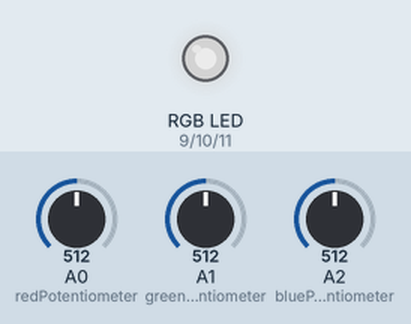
This sketch was run on a simulated Arduino Uno, built with avr-gcc and run on an emulated ATmega328P. Shown: an RGB LED mixed from three pins (HIGH = lit). Inputs (shaded band) come from the test bench; at power-on: A0 (redPotentiometer) = 512, A1 (greenPotentiometer) = 512, A2 (bluePotentiometer) = 512. Dim RGB values are drawn brighter than linear.

Above: at 1.2 s.
1.3 s: A0 (redPotentiometer) set to 716
At 2.4 s:
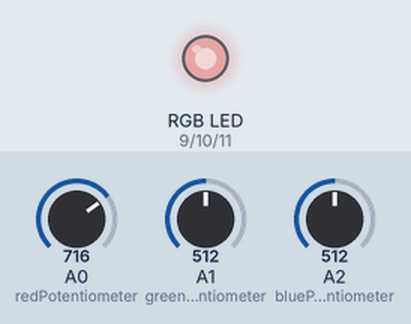
2.8 s: A1 (greenPotentiometer) set to 716
At 3.5 s:
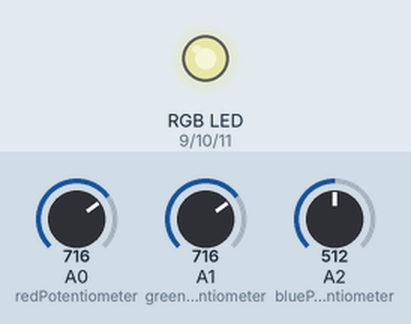
4.3 s: A2 (bluePotentiometer) set to 716
At 4.6 s:
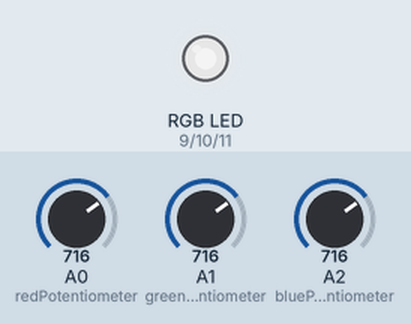
5.8 s: A0 (redPotentiometer) set to 900
At 7.0 s:
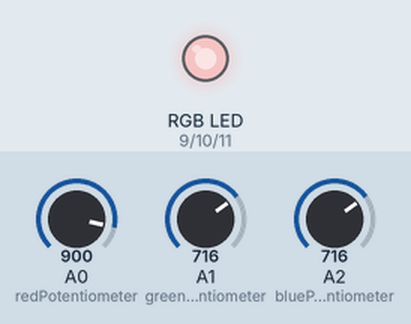
7.3 s: A1 (greenPotentiometer) set to 900
At 8.1 s:
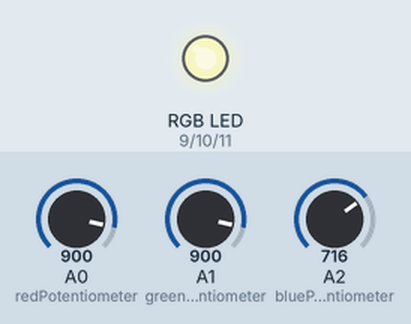
8.8 s: A2 (bluePotentiometer) set to 900
At 9.3 s:
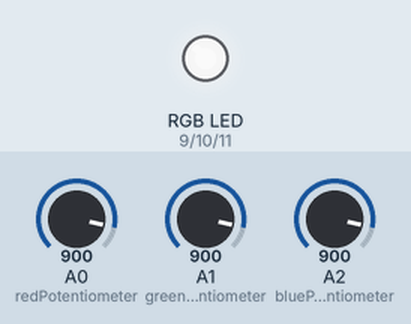
Timing chart, 0 to 11.3 s (numbered marks = the images above; inputs shaded):
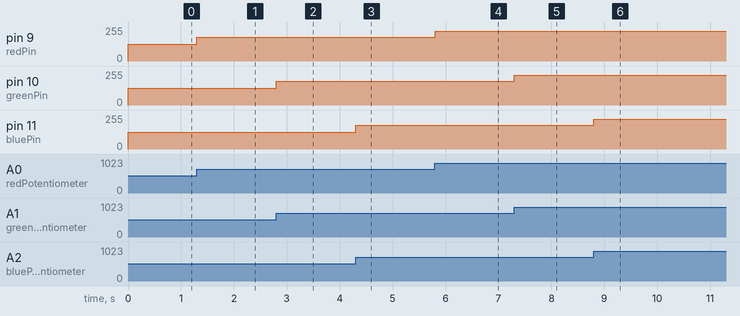

The sketch:

sketch_nov05a.ino
```cpp
const int redPin=9,greenPin=10,bluePin=11;
const int redPotentiometer=A0,greenPotentiometer=A1,bluePotentiometer=A2;

void setup() {
pinMode(redPin,OUTPUT);
pinMode(greenPin,OUTPUT);
pinMode(bluePin,OUTPUT);
}

void setColor(int redValue,int greenValue, int blueValue){
  analogWrite(redPin,redValue);
  analogWrite(greenPin,greenValue);
  analogWrite(bluePin,blueValue);
}

void loop() {
  int redValue,greenValue,blueValue;
  redValue=analogRead(redPotentiometer); //e o valoare intre 0 si 1023
  greenValue=analogRead(greenPotentiometer);
  blueValue=analogRead(bluePotentiometer);
  redValue=map(redValue,0,1023,0,255);
  greenValue=map(greenValue,0,1023,0,255);
  blueValue=map(blueValue,0,1023,0,255);
  setColor(redValue,greenValue,blueValue);
  delay(1);
}
```

Measured:
- after the input at 1.3 s, pin 9 (redPin): 127/255 → 178/255 at once
- after the input at 2.8 s, pin 10 (greenPin): 127/255 → 178/255 at once
- after the input at 4.3 s, pin 11 (bluePin): 127/255 → 178/255 at once
- after the input at 5.8 s, pin 9 (redPin): 178/255 → 224/255 at once
- after the input at 7.3 s, pin 10 (greenPin): 178/255 → 224/255 at once
- after the input at 8.8 s, pin 11 (bluePin): 178/255 → 224/255 at once
